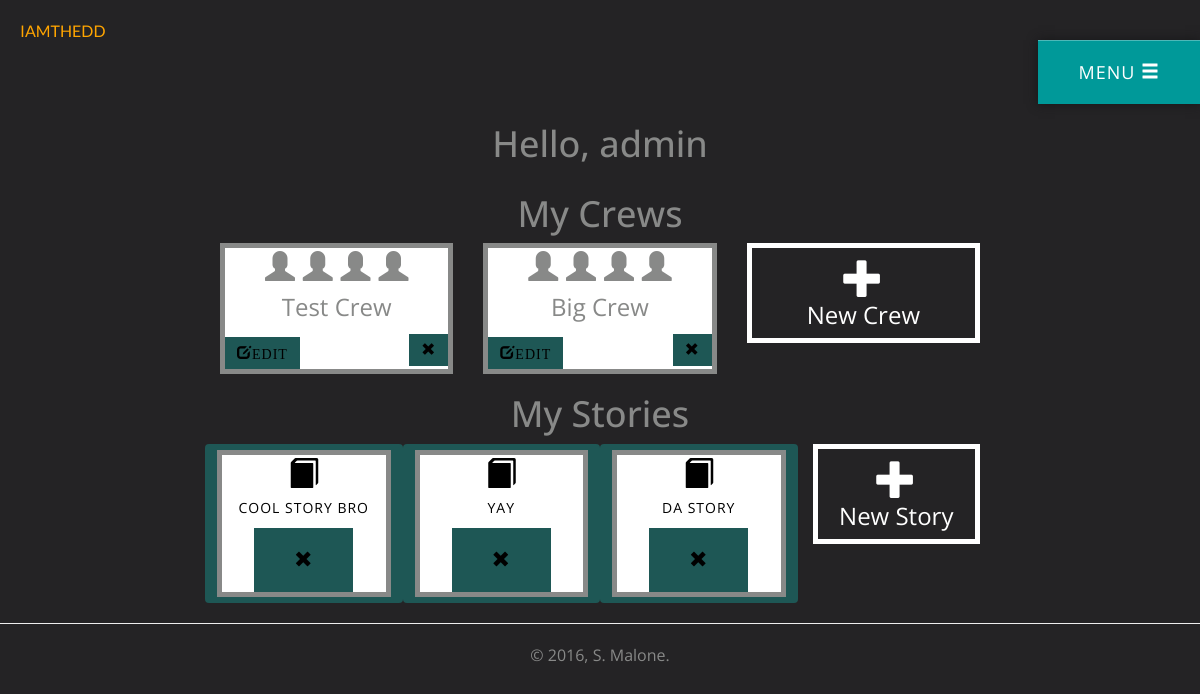
The app's page /mycrews/ (signed in), older data.
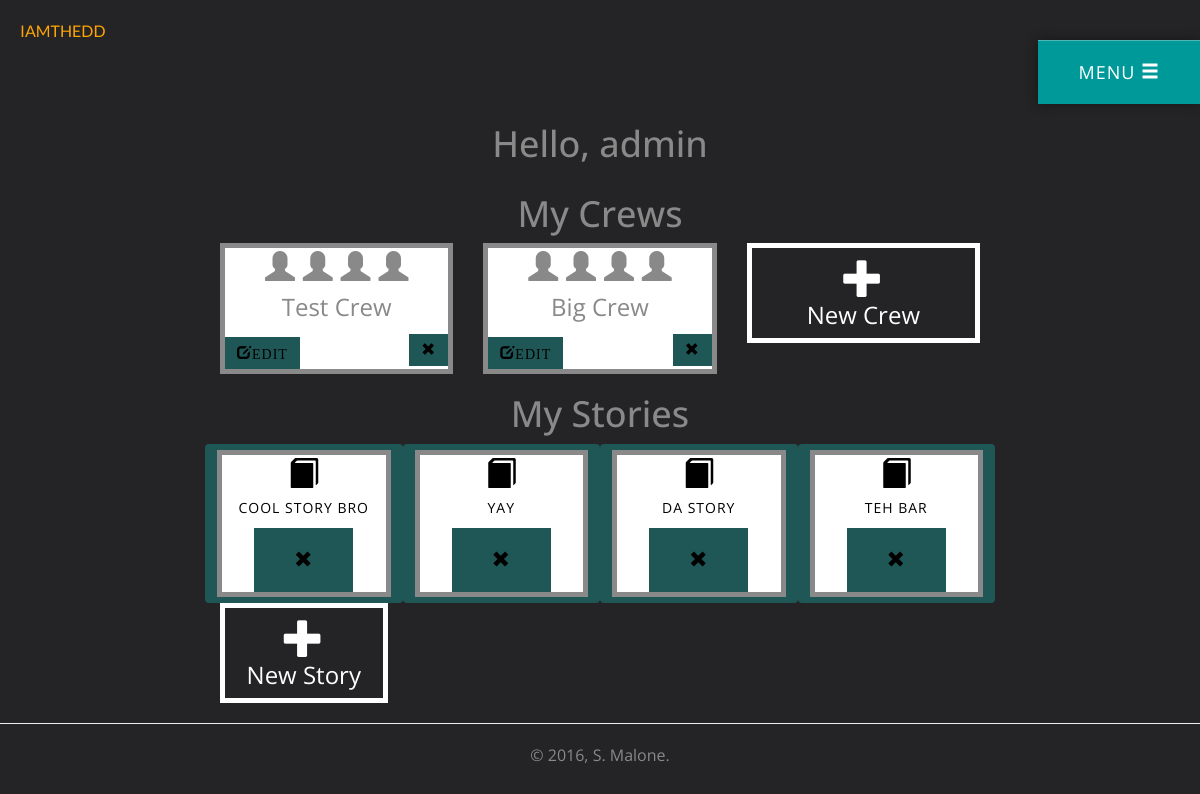
The same page, newer data.
### dd_app/models.py (models this page shows, shortened)
class Crew(models.Model):
	crew_name = models.CharField(max_length=20)
	owner = models.ForeignKey(User, default=User)
	date_created = models.DateTimeField('date created', default=timezone.now())

class Story(models.Model):
	story_name = models.CharField(max_length=30)
	crew = models.ForeignKey(Crew)
	creator = models.ForeignKey(User)
	venue = models.CharField(max_length=20,
							choices=VENUE_CHOICES,
							default='Bar')
	class Meta:
		verbose_name = "Story"
		verbose_name_plural = "Stories"

### dd_app/views.py (the view)
# urls.py: url(r'^mycrews/$', views.mycrews, name='mycrews'),
@login_required(redirect_field_name='/login/')
def mycrews(request):
	context = {}
	if request.user:
		context['crews'] = Crew.objects.all().filter(owner=request.user)
		context['stories'] = Story.objects.all().filter(creator=request.user)
		return render(request, 'dd_app/mycrews.html', context)
	else:
		return render(request, 'dd_app/mycrews.html')

### dd_app/templates/dd_app/mycrews.html (shortened to what this page needs)
{% extends "dd_app/base.html" %}
{% block content %}
{% if user %}
<div class="row">
	<h1 class="text-center">Hello, {{user.username}}</h1>
</div>
{% endif %}
<div class="row crew-page">
	<h1 class="text-center">My Crews</h1>
	<div class="col-md-8 col-md-offset-2">
	{% if crews %}
		{% for crew in crews %}
		<div class="col-xs-6 col-md-4">
		    <div href="{% url 'dd_app:crew' crew.id %}" class="thumb">
		    	<div  class="text-center mycrews-icon">
		    		<i class="glyphicon glyphicon-user"></i>
		    		<i class="glyphicon glyphicon-user"></i>
		    		<i class="glyphicon glyphicon-user"></i>
		    		<i class="glyphicon glyphicon-user"></i>
		   		</div>
		    	<p class="text-center"> {{ crew.crew_name }}</p>
		    	<div class="caption">
		    		<a href="{% url 'dd_app:crew' crew_id=crew.id %}"><button class="btn btn-md sharp" title="Edit"><i class="glyphicon glyphicon-edit">edit</i> </button></a>
		    		<a href="{% url 'dd_app:delete_crew' crew.id %}">
		    			<button class="btn btn-md sharp pull-right" title="Delete"> <i class="glyphicon glyphicon-remove "></i></button>
		    		</a>
		    	</div>
		   	</div>
		</div>
		{% endfor %}
	{% else %}
	 <p>You have no crews at the momment</p>
	{% endif %}
		<a href="{% url 'dd_app:create_crew' %}" title="Create New Crew">
			<div class="col-xs-6 col-md-4">
				<div  class="new">
		    		<p><i class="glyphicon glyphicon-plus"></i></p>
		    		<p class="text-center">New Crew</p>
		   		</div>
			</div>
		</a>
	</div>
</div>
<div class="row">
	<h1 class="text-center">My Stories</h1>
	<div class="col-md-8 col-md-offset-2">
	{% if stories %}
		{% for story in stories %}
		<div class="col-xs-6 col-md-3 btn">
			<a href="{% url 'dd_app:story' story.id %}">
			<div href="{% url 'dd_app:story' story.id %}" class="thumb">
		    	<div  class="text-center mycrews-icon">
		    		<i class="glyphicon glyphicon-book"></i>
		   		</div>
		    	<p class="text-center"> {{ story.story_name }}</p>
		    	<div class="caption">
		    		<a href="{% url 'dd_app:delete_story' story.id %}" class="text-center story-thumb">
		    			<button class="btn btn-lg sharp" title="Delete"><i class="glyphicon glyphicon-remove "></i></button>
		    		</a>
		    	</div>
		   	</div>
		   	</a>
		</div>
		{% endfor %}
	{% else %}
	 <p>You have no stories at the momment</p>
	{% endif %}
		<a href="{% url 'dd_app:create_story' %}" title="Create New Story">
			<div class="col-xs-6 col-md-3">
				<div  class="new">
		    		<p><i class="glyphicon glyphicon-plus"></i></p>
		    		<p class="text-center">New Story</p>
		   		</div>
			</div>
		</a>
	</div>
</div>
{% endblock %}

Row changes from the older to the newer data that the page shows:
added Story: story_name "TEH BAR"
